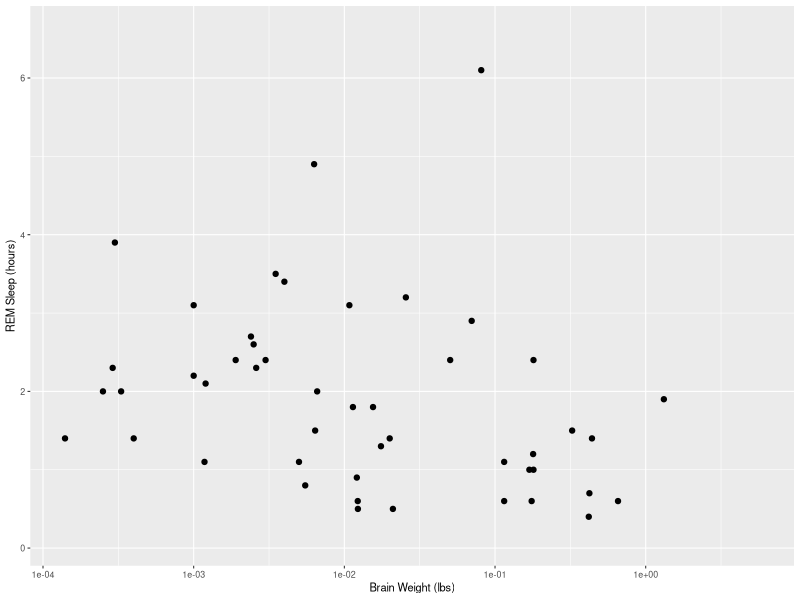
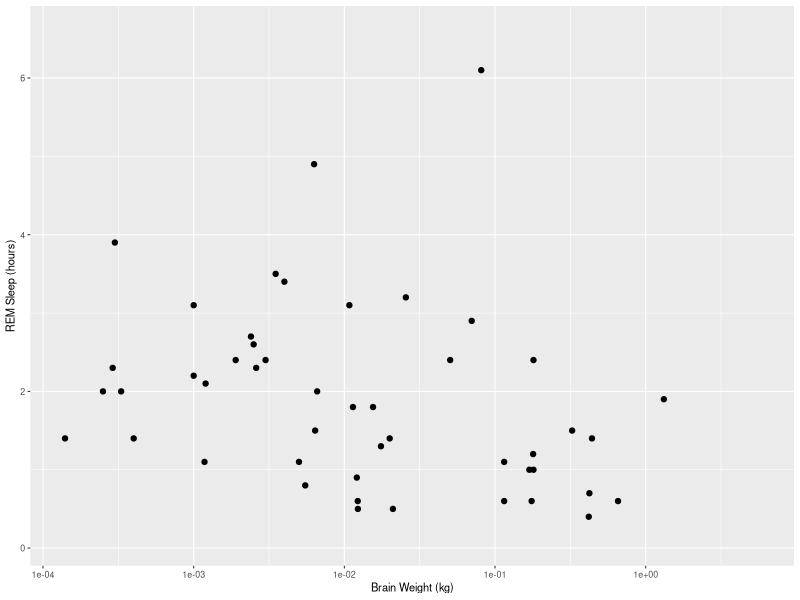

Write R code to recreate these figures, in order.
## ---- chunk 1
knitr::opts_chunk$set(
  echo = TRUE,
  warning = FALSE,
  message = FALSE,
  fig.align = "center",
  fig.width = 2.5,
  fig.height = 2.2
)

library(tidyverse)

# set ggtheme options
theme_set(theme_grey(base_size = 8))

# some sensible options
options(
  digits = 3, # limit number of significant digits
  width = 63  # limit width of code
)
## ---- chunk 2
library(tidyverse)

ggplot(msleep, aes(brainwt, sleep_rem)) +
  geom_point() + 
  scale_x_log10() +
  labs(x = "Brain Weight (lbs)", y = "REM Sleep (hours)")
## ---- chunk 3
ggplot(msleep, aes(brainwt, sleep_rem)) +
  geom_point() +
  scale_x_log10() +
  labs(x = "Brain Weight (kg)", y = "REM Sleep (hours)")
